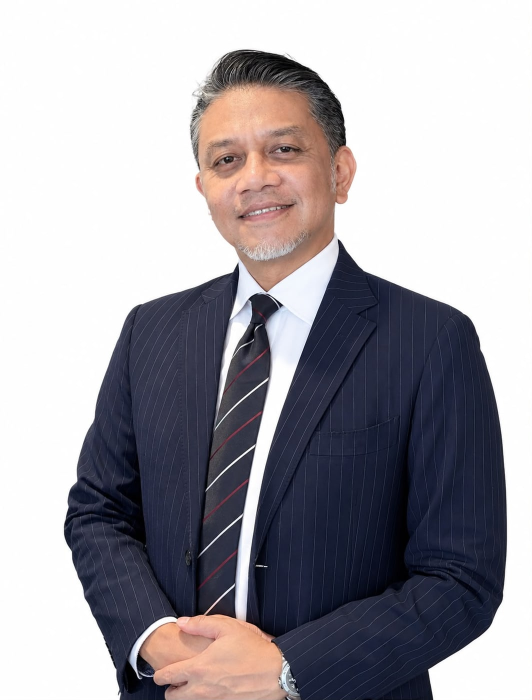
#> input picture design/assets/People/yukifri-nazir.jpg, 1063 x 1400 px, given in place of Potret Profesional Pria Bersetelan Pinstripe.png, which was not available (shown at 1/2 size)
$ python compose-people.py out.png
#> lines starting #> are read from the running program, lines starting #| are printed output that depends on the picture; after the words box and inside, x2 and y2 are one past the last pixel; in counts of white or black regions, pixels touching at a corner belong together; pictures that were not available may be replaced by others from this repository, and a replacement may not be noted
# Composite the three founder cut-outs onto one shared backdrop (brand tint with a soft lighter centre), same
# canvas (4:5), same headroom and scale, so the portraits read as one set.
import sys
from PIL import Image, ImageDraw, ImageFilter

# Sources: the client cut-outs (transparent PNG) as sent on 24 Oct 2026; pass the output folder as argv[1].
SRC = {
  'yukifri-nazir': r'C:\Users\Lenovo\Downloads\Potret Profesional Pria Bersetelan Pinstripe.png',
  'deny-y-imran':  r'C:\Users\Lenovo\Downloads\Potret Pria Formal Berlatar Transparan.png',
  'mulyadi':       r'C:\Users\Lenovo\Downloads\Pria Senior Berkacamata dengan Jam Tangan.png',
}
OUT = sys.argv[1]
W, H = 1200, 1500
BG, GLOW = (223, 233, 216), (244, 242, 236)   # --brand-tint, --surface

def backdrop():
    bg = Image.new('RGB', (W, H), BG)
    glow = Image.new('L', (W, H), 0)
    ImageDraw.Draw(glow).ellipse((W*0.05, H*0.02, W*0.95, H*0.78), fill=255)
    glow = glow.filter(ImageFilter.GaussianBlur(220))
    return Image.composite(Image.new('RGB', (W, H), GLOW), bg, glow)

for name, path in SRC.items():
    im = Image.open(path).convert('RGBA')
    bbox = im.getchannel('A').point(lambda v: 255 if v > 12 else 0).getbbox()
#> bbox = (0, 0, 1063, 1400)
    cut = im.crop(bbox)
    sw, sh = cut.size
#> sw = 1063; sh = 1400
    # Same rule for all: the figure fills 92% of the canvas height, never more than 94% of its width.
    scale = min(0.92 * H / sh, 0.94 * W / sw)
#> scale = 0.986
    cut = cut.resize((round(sw * scale), round(sh * scale)), Image.LANCZOS)
    canvas = backdrop()
#> in backdrop, `bg = Image.new('RGB', (W, H), BG)`:
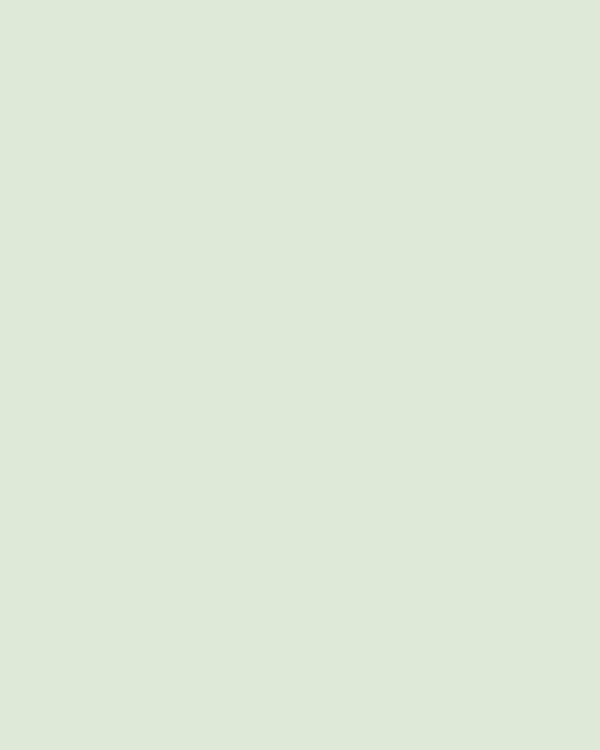
#> bg: PIL image 1200x1500 RGB (shown at 1/2 size); mean R, G, B 223, 233, 216
#> in backdrop, `glow = Image.new('L', (W, H), 0)`: glow: PIL image 1200x1500 L; every value is 0
#> in backdrop, `ImageDraw.Draw(glow).ellipse((W*0.05, H*0.02, W*0.95, H*0.78), fill=255)`:
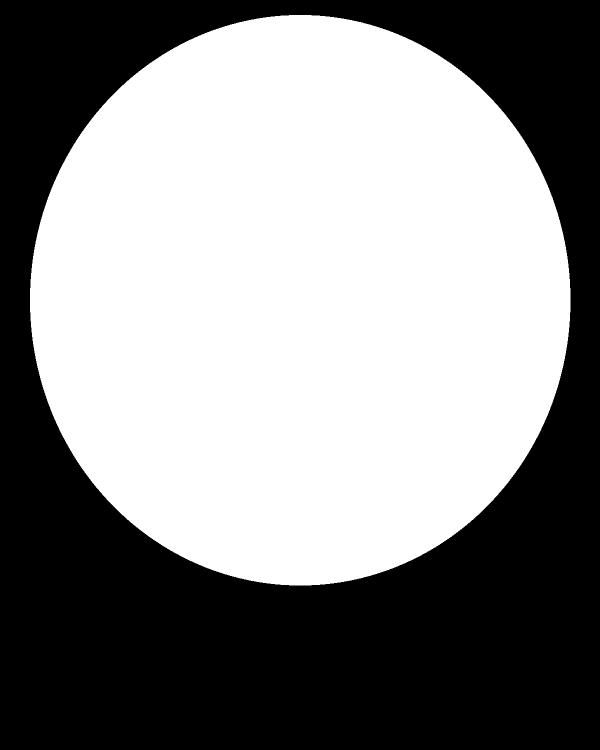
#> glow: PIL image 1200x1500 L (shown at 1/2 size); 53.8% white; 1 black region, box (x1, y1, x2, y2) and area: (0, 0, 1200, 1500) 831435
#> in backdrop, `glow = glow.filter(ImageFilter.GaussianBlur(220))`:
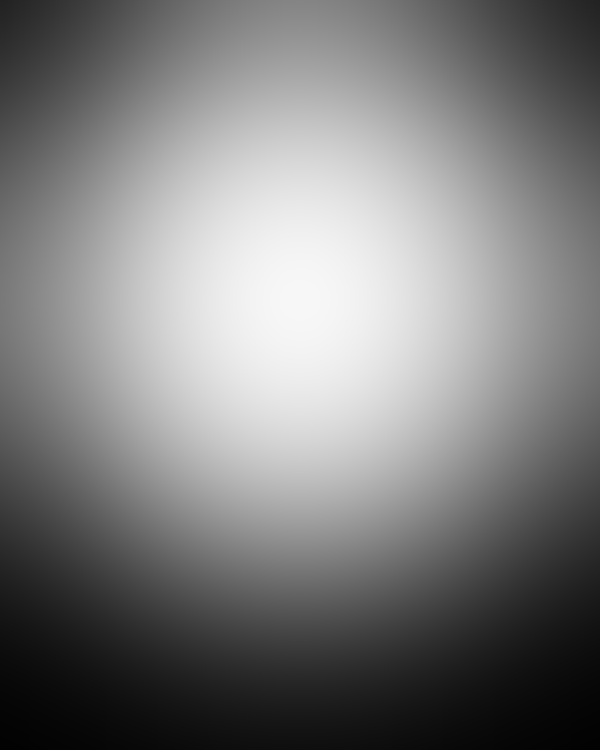
#> glow: PIL image 1200x1500 L (shown at 1/2 size); min 2, max 247, mean 124.9
    x = (W - cut.width) // 2
#> x = 76
    y = H - cut.height            # bottom-aligned: the body runs out of the frame, as in the originals
#> y = 120
    canvas.paste(cut, (x, y), cut)
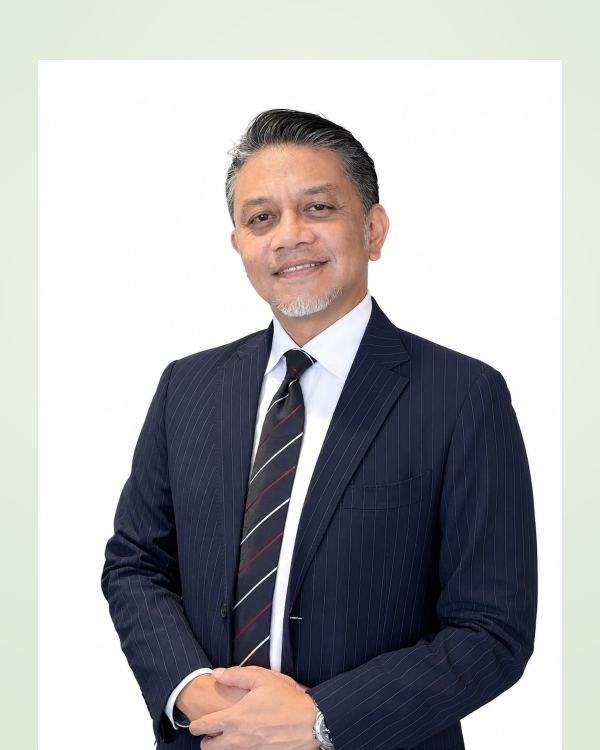
#> canvas: PIL image 1200x1500 RGB (shown at 1/2 size); mean R, G, B 175.4, 174.3, 176.4
    canvas.save(f'{OUT}/{name}.jpg', 'JPEG', quality=86, optimize=True, progressive=True)
    print(name, 'subject', (sw, sh), 'scale', round(scale, 3), 'placed at', (x, y), 'head room', y)
#| yukifri-nazir subject (1063, 1400) scale 0.986 placed at (76, 120) head room 120
#> pass 2 of the loop `for name, path in SRC.items():`:
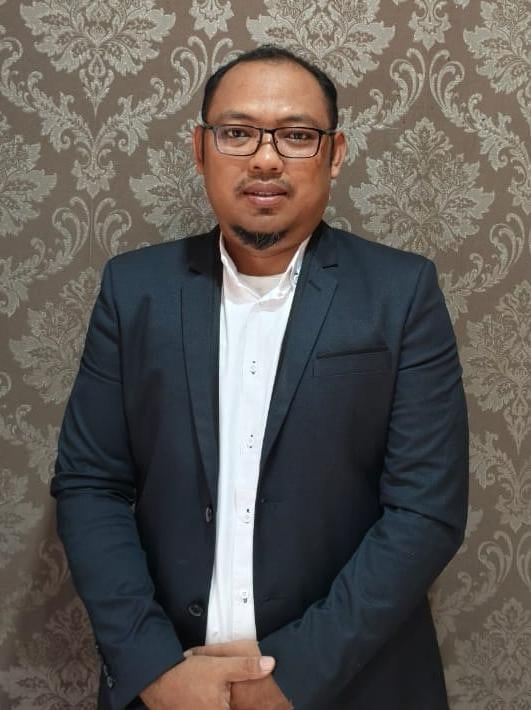
#> input picture design/assets/People/deny-y-imran.jpg, 531 x 710 px, given in place of Potret Pria Formal Berlatar Transparan.png, which was not available
#> im: PIL image 531x710 RGBA
#> bbox = (0, 0, 531, 710)
#> cut: PIL image 1032x1380 RGBA
#> `canvas.paste(cut, (x, y), cut)`:
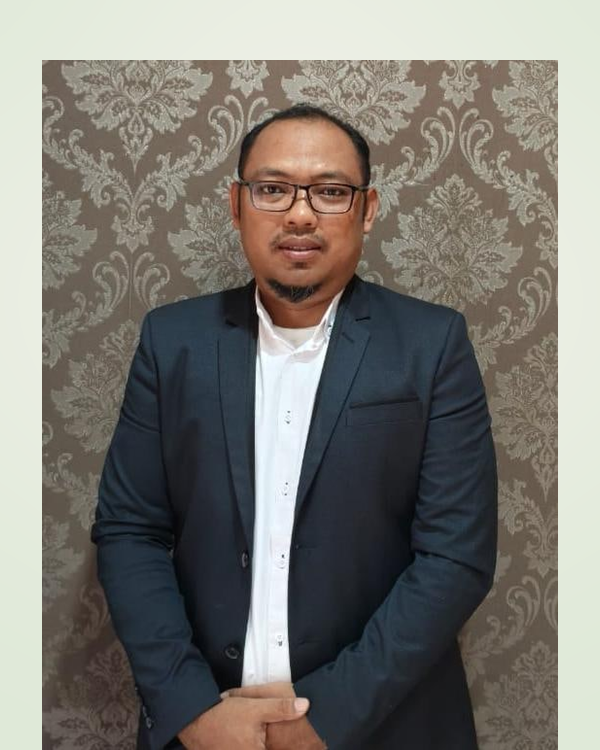
#> canvas: PIL image 1200x1500 RGB (shown at 1/2 size); mean R, G, B 123.1, 120.2, 114
#| deny-y-imran subject (531, 710) scale 1.944 placed at (84, 120) head room 120
